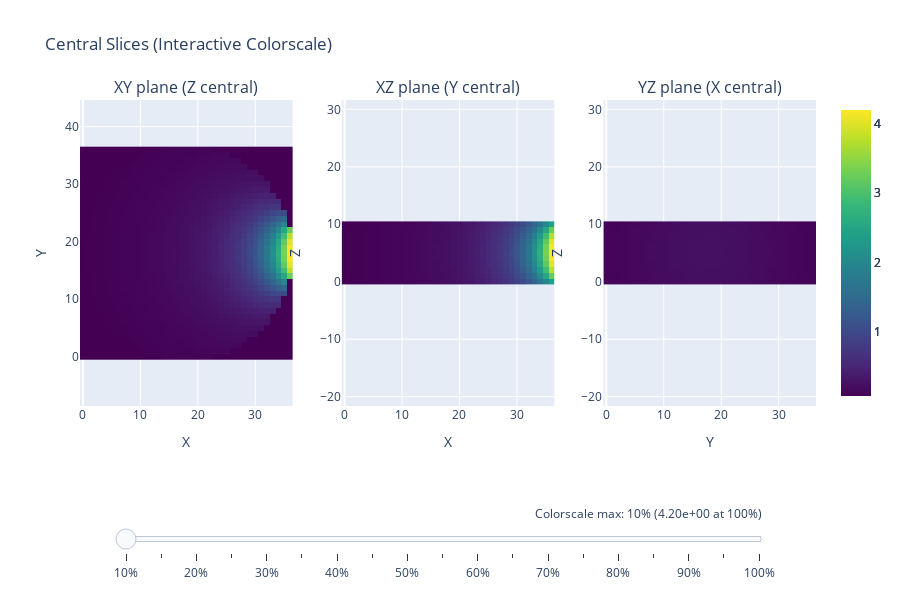

Notebook code for this chart:
### Markdown cell above
## 1. Central Slice Views (XY, XZ, YZ planes)

### Code cell
# Get central slices
# Remove the batch dimension (first dimension)
if data_np.ndim == 4:
    data_np = data_np[0]  # Now shape is [81, 81, 41]

nx, ny, nz = data_np.shape
mid_x, mid_y, mid_z = nx // 2, ny // 2, nz // 2

print(f"Volume dimensions: nx={nx}, ny={ny}, nz={nz}")
print(f"Central indices: mid_x={mid_x}, mid_y={mid_y}, mid_z={mid_z}")

# For masked data: use only non-zero values for colorscale
mask = data_np > 0
if mask.any():
    vmin_global = data_np[mask].min()
    vmax_global = data_np[mask].max()
    print(f"Data range (excluding zeros): [{vmin_global:.3e}, {vmax_global:.3e}]")
else:
    vmin_global = data_np.min()
    vmax_global = data_np.max()
    print(f"Data range (including zeros): [{vmin_global:.3e}, {vmax_global:.3e}]")

# XY plane (looking down at Z)
slice_xy = data_np[:, :, mid_z]
# XZ plane (looking from side Y)
slice_xz = data_np[:, mid_y, :]
# YZ plane (looking from side X)
slice_yz = data_np[mid_x, :, :]

# Create subplots
from plotly.subplots import make_subplots

fig = make_subplots(
    rows=1, cols=3,
    subplot_titles=('XY plane (Z central)', 'XZ plane (Y central)', 'YZ plane (X central)')
)

# Use the non-zero range for colorscale
fig.add_trace(go.Heatmap(z=slice_xy.T, colorscale='Viridis', name='XY', 
                         zmin=vmin_global, zmax=vmax_global), row=1, col=1)
fig.add_trace(go.Heatmap(z=slice_xz.T, colorscale='Viridis', name='XZ',
                         zmin=vmin_global, zmax=vmax_global), row=1, col=2)
fig.add_trace(go.Heatmap(z=slice_yz.T, colorscale='Viridis', name='YZ',
                         zmin=vmin_global, zmax=vmax_global), row=1, col=3)

# Update axes with labels and proper aspect ratio
fig.update_xaxes(title_text="X", scaleanchor="y", scaleratio=1, row=1, col=1)
fig.update_yaxes(title_text="Y", row=1, col=1)

fig.update_xaxes(title_text="X", scaleanchor="y2", scaleratio=1, row=1, col=2)
fig.update_yaxes(title_text="Z", row=1, col=2)

fig.update_xaxes(title_text="Y", scaleanchor="y3", scaleratio=1, row=1, col=3)
fig.update_yaxes(title_text="Z", row=1, col=3)

# Add slider to control vmax (colorscale upper limit)
sliders = [
    dict(
        active=100,  # Start at 100% (full vmax)
        yanchor="top",
        y=-0.15,
        xanchor="left",
        currentvalue=dict(
            prefix="Colorscale max: ",
            visible=True,
            xanchor="right",
            suffix=f" ({vmax_global:.2e} at 100%)"
        ),
        pad=dict(b=10, t=50),
        len=0.9,
        x=0.05,
        steps=[
            dict(
                method="restyle",
                args=[{"zmax": [vmin_global + (i/100) * (vmax_global - vmin_global)] * 3}],
                label=f"{i}%"
            ) for i in range(10, 101, 5)  # 10% to 100% in steps of 5%
        ]
    )
]

fig.update_layout(
    height=600, 
    showlegend=False, 
    title_text="Central Slices (Interactive Colorscale)",
    sliders=sliders
)
fig.show()

print("\nUse the slider to adjust the maximum colorscale value (vmax)")
print("- Lower percentages = compress colorscale to see more detail in low-intensity regions")
print("- Higher percentages = full dynamic range")

### Figure 1 — Plotly figure (JSON) as saved in the notebook; plotly's stock layout.template omitted (floating-point values rounded to 4 significant figures; data arrays with more than 128 entries replaced by an {"elided": "..."} marker saying what was removed)
{"data": [{"colorscale": [[0, "#440154"], [0.1111, "#482878"], [0.2222, "#3e4989"], [0.3333, "#31688e"], [0.4444, "#26828e"], [0.5556, "#1f9e89"], [0.6667, "#35b779"], [0.7778, "#6ece58"], [0.8889, "#b5de2b"], [1, "#fde725"]], "name": "XY", "type": "heatmap", "xaxis": "x", "yaxis": "y", "z": {"elided": "37x37 float values"}, "zmax": 4.203, "zmin": 0.068}, {"colorscale": [[0, "#440154"], [0.1111, "#482878"], [0.2222, "#3e4989"], [0.3333, "#31688e"], [0.4444, "#26828e"], [0.5556, "#1f9e89"], [0.6667, "#35b779"], [0.7778, "#6ece58"], [0.8889, "#b5de2b"], [1, "#fde725"]], "name": "XZ", "type": "heatmap", "xaxis": "x2", "yaxis": "y2", "z": {"elided": "11x37 float values"}, "zmax": 4.203, "zmin": 0.068}, {"colorscale": [[0, "#440154"], [0.1111, "#482878"], [0.2222, "#3e4989"], [0.3333, "#31688e"], [0.4444, "#26828e"], [0.5556, "#1f9e89"], [0.6667, "#35b779"], [0.7778, "#6ece58"], [0.8889, "#b5de2b"], [1, "#fde725"]], "name": "YZ", "type": "heatmap", "xaxis": "x3", "yaxis": "y3", "z": {"elided": "11x37 float values"}, "zmax": 4.203, "zmin": 0.068}], "layout": {"annotations": [{"font": {"size": 16}, "showarrow": false, "text": "XY plane (Z central)", "x": 0.1444, "xanchor": "center", "xref": "paper", "y": 1, "yanchor": "bottom", "yref": "paper"}, {"font": {"size": 16}, "showarrow": false, "text": "XZ plane (Y central)", "x": 0.5, "xanchor": "center", "xref": "paper", "y": 1, "yanchor": "bottom", "yref": "paper"}, {"font": {"size": 16}, "showarrow": false, "text": "YZ plane (X central)", "x": 0.8556, "xanchor": "center", "xref": "paper", "y": 1, "yanchor": "bottom", "yref": "paper"}], "height": 600, "showlegend": false, "sliders": [{"active": 100, "currentvalue": {"prefix": "Colorscale max: ", "suffix": " (4.20e+00 at 100%)", "visible": true, "xanchor": "right"}, "len": 0.9, "pad": {"b": 10, "t": 50}, "steps": [{"args": [{"zmax": [0.4815, 0.4815, 0.4815]}], "label": "10%", "method": "restyle"}, {"args": [{"zmax": [0.6883, 0.6883, 0.6883]}], "label": "15%", "method": "restyle"}, {"args": [{"zmax": [0.8951, 0.8951, 0.8951]}], "label": "20%", "method": "restyle"}, {"args": [{"zmax": [1.102, 1.102, 1.102]}], "label": "25%", "method": "restyle"}, {"args": [{"zmax": [1.309, 1.309, 1.309]}], "label": "30%", "method": "restyle"}, {"args": [{"zmax": [1.515, 1.515, 1.515]}], "label": "35%", "method": "restyle"}, {"args": [{"zmax": [1.722, 1.722, 1.722]}], "label": "40%", "method": "restyle"}, {"args": [{"zmax": [1.929, 1.929, 1.929]}], "label": "45%", "method": "restyle"}, {"args": [{"zmax": [2.136, 2.136, 2.136]}], "label": "50%", "method": "restyle"}, {"args": [{"zmax": [2.342, 2.342, 2.342]}], "label": "55%", "method": "restyle"}, {"args": [{"zmax": [2.549, 2.549, 2.549]}], "label": "60%", "method": "restyle"}, {"args": [{"zmax": [2.756, 2.756, 2.756]}], "label": "65%", "method": "restyle"}, {"args": [{"zmax": [2.963, 2.963, 2.963]}], "label": "70%", "method": "restyle"}, {"args": [{"zmax": [3.17, 3.17, 3.17]}], "label": "75%", "method": "restyle"}, {"args": [{"zmax": [3.376, 3.376, 3.376]}], "label": "80%", "method": "restyle"}, {"args": [{"zmax": [3.583, 3.583, 3.583]}], "label": "85%", "method": "restyle"}, {"args": [{"zmax": [3.79, 3.79, 3.79]}], "label": "90%", "method": "restyle"}, {"args": [{"zmax": [3.997, 3.997, 3.997]}], "label": "95%", "method": "restyle"}, {"args": [{"zmax": [4.203, 4.203, 4.203]}], "label": "100%", "method": "restyle"}], "x": 0.05, "xanchor": "left", "y": -0.15, "yanchor": "top"}], "title": {"text": "Central Slices (Interactive Colorscale)"}, "xaxis": {"anchor": "y", "domain": [0, 0.2889], "scaleanchor": "y", "scaleratio": 1, "title": {"text": "X"}}, "xaxis2": {"anchor": "y2", "domain": [0.3556, 0.6444], "scaleanchor": "y2", "scaleratio": 1, "title": {"text": "X"}}, "xaxis3": {"anchor": "y3", "domain": [0.7111, 1], "scaleanchor": "y3", "scaleratio": 1, "title": {"text": "Y"}}, "yaxis": {"anchor": "x", "domain": [0, 1], "title": {"text": "Y"}}, "yaxis2": {"anchor": "x2", "domain": [0, 1], "title": {"text": "Z"}}, "yaxis3": {"anchor": "x3", "domain": [0, 1], "title": {"text": "Z"}}}}
